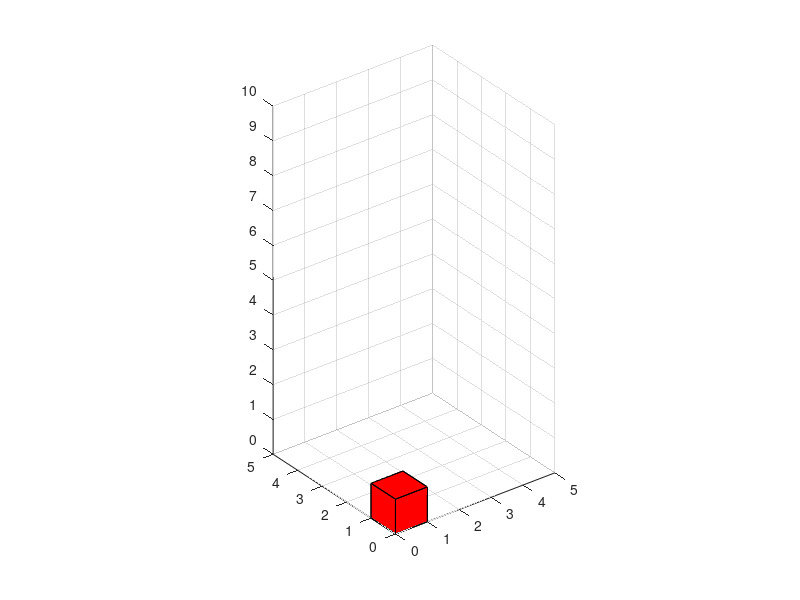

MATLAB code to generate this figure: (Note: this script raises an error after producing the figure.)
% 1. Configuração inicial da cena
fig = figure('KeyPressFcn', @(src, event) disp(['Tecla: ', event.Key]));
ax = axes('XLim', [0 5], 'YLim', [0 5], 'ZLim', [0 10], 'XTick', 0:5, 'YTick', 0:5, 'ZTick', 0:10);
view(3);
grid on;
hold on;
axis equal;

% 2. Criar o "bloco" 3D (Cubo)
% Definimos a origem do bloco [x, y, z]
pos = [0 0 0]; 
lado = 1;

% Criamos o bloco usando a função 'patch' para ter faces sólidas
vertices = [0 0 0; 1 0 0; 1 1 0; 0 1 0; 0 0 1; 1 0 1; 1 1 1; 0 1 1] * lado;
faces = [1 2 6 5; 2 3 7 6; 3 4 8 7; 4 1 5 8; 1 2 3 4; 5 6 7 8];
bloco = patch('Vertices', vertices + pos, 'Faces', faces, 'FaceColor', 'red', 'EdgeColor', 'black');

disp('Use as Setas para X/Y e "w/s" para subir/descer (Z). "q" para sair.');

% 3. Loop de atualização
executando = true;
while executando
    tecla = get(fig, 'CurrentKey');
    
    % Lógica de movimento nos 3 eixos
    switch tecla
        case 'uparrow'    % Move para frente (Y)
            pos(2) = pos(2) + 1;
        case 'downarrow'  % Move para trás (Y)
            pos(2) = pos(2) - 1;
        case 'leftarrow'  % Move para esquerda (X)
            pos(1) = pos(1) - 1;
        case 'rightarrow' % Move para direita (X)
            pos(1) = pos(1) + 1;
        case 'w'          % Sobe (Z)
            pos(3) = pos(3) + 1;
        case 's'          % Desce (Z)
            pos(3) = pos(3) - 1;
        case 'q'          % Sair
            executando = false;
    end
    
    % Atualiza a posição dos vértices do bloco
    set(bloco, 'Vertices', vertices + pos);
    
    % Limpa a tecla para evitar movimento contínuo indesejado
    set(fig, 'CurrentKey', '');
    
    % Renderiza a mudança
    drawnow;
    pause(0.02);
end

close(fig);
